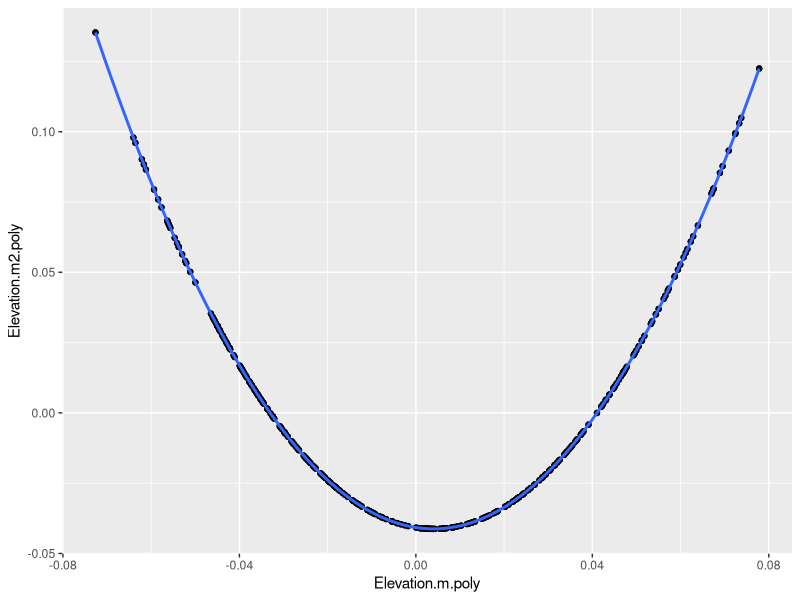
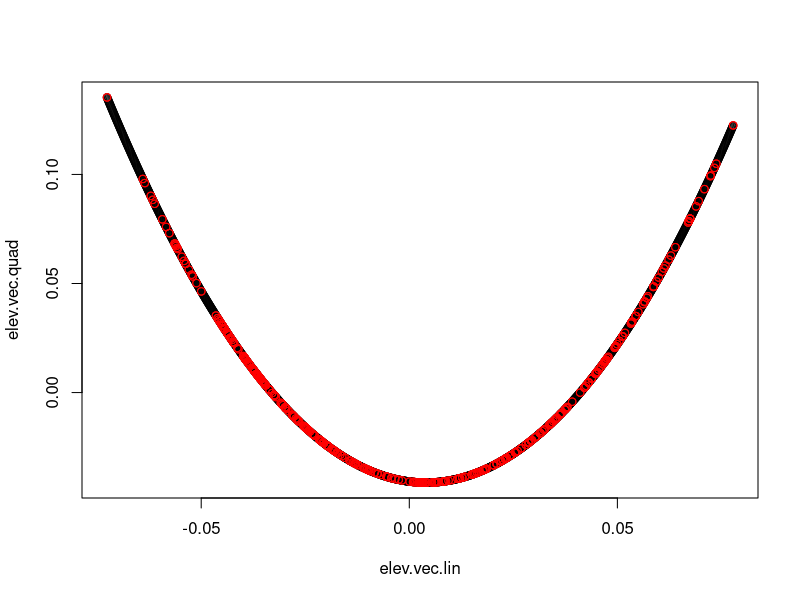

The R source for these figures, in order: (Note: this script raises an error after producing the figures.)
# Created: Feb. 16, 2021
# Mofigirf: Apr. 23, 2021
# This script is Amy's first attempt at visualizing model outputs

library(tidyverse)

#### read in and prepare tables of coefficients

# coefficients from all top models for each rarefied dataset that ran without warnings
coeff.ALLDAT <- read.csv("data/3b_new_coefficients.csv", header = TRUE)

# filter to just model average for each rarefied dataset
coeff.avgs <- coeff.ALLDAT %>% filter(Type=="Avg") # now we have 100 model averages per species (but shouldn't this be <100 for the species for which some rarefied datasets threw warnings?)

# split into species modeled with fire vs without
coeffs.fire <- coeff.avgs %>% filter(Fire.Included=="Yes")
coeffs.nofire <- coeff.avgs %>% filter(Fire.Included=="No")

#### species lists

## good spp - fire (n=7)
#"ACMI", "CEVE", "EPAN", "PAMY"
#"ARUV" (but based on 98 datasets without warnings)
#"CARU" (but 21 datasets meet criterion for no fire)
#"VAME" (but cannot run most complex model)species.list.fire <- coeffs.fire %>% 

## good spp - no fire (n=29)
#"ACCI", "ACGL", "ATFI", "CHUM", "CLUN", "COCA", "GASH", "GOOB", "GYDR", "LIBO", "MANE", "MEFE", "OPHO", "POMU", "PTAQ", "RUPA", "RUPE", "RUSP", "SOSI", "TITR", "VASI"
#"AMAL" (but based on 98 datasets without warnings)
#"CAME" (but based on 74 datasets without warnings)
#"GAOV" (but based on 99 datasets without warnings)
#"HIAL" (but based on 99 datasets without warnings)
#"HODI" (but cannot run most complex model)
#"RULA" (but based on 99 datasets without warnings)
#"SPBE" (but 35 datasets meet criterion for fire)
#"TRBO" (but based on 70 datasets without warnings)

## bad spp (n=6)
#"COST", "LUPE", "PHEM", "RHAL", "VAAL", "VADE"

species.list.fire <- coeffs.fire %>% 
  group_by(Species) %>% 
  summarise(Species=first(Species))

species.list.nofire <- coeffs.nofire %>% 
  group_by(Species) %>% 
  summarise(Species=first(Species))


#### elevation vector for multiplying by coefficients
# needs to be in poly-transformed units

# exploring to determine what poly-tranformed values should be
dat <- read_csv("data/3c_transformed_polynomials.csv")

# relationship between quadratic and linear terms in poly-transformed units is a perfect quadratic
ggplot(data=dat, aes(x=Elevation.m.poly, y=Elevation.m2.poly)) +
  geom_point() +
  geom_smooth(method="lm", formula= y~poly(x,2))

# quadratic function is given by this model
poly.mod <- lm(Elevation.m2.poly ~ Elevation.m.poly + I(Elevation.m.poly^2), data=dat)

# linear vector
# range based on min/max values in dat$Elevation.m.poly
elev.vec.lin = as.numeric(seq(min(dat$Elevation.m.poly), max(dat$Elevation.m.poly), by=0.0001)) 

# quadratic vector
elev.vec.quad = poly.mod$coefficients[1] + 
  elev.vec.lin*poly.mod$coefficients[2] + 
  elev.vec.lin*elev.vec.lin*poly.mod$coefficients[3]
plot(elev.vec.quad ~ elev.vec.lin) + 
  points(dat$Elevation.m.poly, dat$Elevation.m2.poly, col="red") #ok! we have linear and quadratic elevation vectors that match what the models are using


#### other prep work
#empty matrices for writing best-fit lines into
pred.leg.reps = matrix(nrow=length(elev.vec.lin),ncol=100)
pred.res.unburn.reps = matrix(nrow=length(elev.vec.lin),ncol=100)
pred.res.burn.reps = matrix(nrow=length(elev.vec.lin),ncol=100)

# color palette for graphs
col.pal <- c("turquoise4", "red3", "goldenrod1")

# function for converting predictions to 0-1 response scale
response = function(y) {
  exp(as.numeric(y))/(1+exp(as.numeric(y)))
  }
  
#### big loop to calculate predicted values across each rarefaction for each species
for (i in 1:dim(species.fire)[1]) {
  sp = as.list(species.list.fire[i,1])
  mods <- coeffs.fire %>% 
    filter(Species==sp) %>% 
    select(Int=Intercept, 
           Elev=Elevation.m, 
           Elev2=Elevation.m2, 
           ResurvBurn = Resurvey.Burned.fi,
           ResurvUnburn = Resurvey.Unburned.fi,
           ResurvBurnxElev = Elevation.m.Res.Burn.fi,
           ResurvBurnxElev2 = Elevation.m2.Res.Burn.fi,
           ResurvUnburnxElev = Elevation.m2.Res.Unburn.fi,
           ResurvUnburnXElev2 = Elevation.m2.Res.Unburn.fi) %>% 
    mutate_if(is.numeric, ~replace(., is.na(.), 0))
  
  for (j in 1:dim(mods)[1]) {
    pred.leg.reps[,j] = mods$Int[j] 
    + mods$Elev[j]*elev.vec.lin 
    + mods$Elev2[j]*elev.vec.quad
    
    pred.res.unburn.reps[,j] = mods$Int[j]  
    + mods$Elev[j]*elev.vec.lin 
    + mods$Elev2[j]*elev.vec.quad 
    + mods$ResurvUnburn[j] 
    + mods$ResurvUnburnxElev[j]*elev.vec.lin 
    + mods$ResurvUnburnXElev2[j]*elev.vec.quad
    
    pred.res.burn.reps[,j] = mods$Int[j] 
    + mods$Elev[j]*elev.vec.lin 
    + mods$Elev2[j]*elev.vec.quad 
    + mods$ResurvBurn[j] 
    + mods$ResurvBurnxElev[j]*elev.vec.lin 
    + mods$ResurvBurnxElev2[j]*elev.vec.quad
    }
  
  t1.unburn.reps <- as.data.frame(cbind(elev.vec.lin, 'legacy', pred.leg.reps)) %>% 
    mutate(across(c(3:102), response))
  t1.unburn.reps.tall <- gather(t1.unburn.reps, "rep", "preds", 3:102)
  t1.unburn.summary <- t1.unburn.reps.tall %>% 
    mutate(resp = response(preds)) %>% 
    group_by(V2, elev.vec.lin) %>% 
    summarise(mean.resp = mean(resp),
              lower.resp = unname(quantile(resp, c(0.05))),
              upper.resp = unname(quantile(resp, c(0.95))))
  t1.unburn.all <-left_join(t1.unburn.summary, t1.unburn.reps) 
  
  t2.unburn.reps <- as.data.frame(cbind(elev.vec.lin, 'res.unburn', pred.res.unburn.reps)) %>% 
    mutate(across(c(3:102), response))
  t2.unburn.reps.tall <- gather(t2.unburn.reps, "rep", "preds", 3:102)
  t2.unburn.summary <- t2.unburn.reps.tall %>% 
    mutate(resp = response(preds)) %>% 
    group_by(V2, elev.vec.lin) %>% 
    summarise(mean.resp = mean(resp),
              lower.resp = unname(quantile(resp, c(0.05))),
              upper.resp = unname(quantile(resp, c(0.95))))
  t2.unburn.all <-left_join(t2.unburn.summary, t2.unburn.reps) 
  
  t2.burn.reps <- as.data.frame(cbind(elev.vec.lin, 'res.burn', pred.res.burn.reps)) %>% 
    mutate(across(c(3:102), response))
  t2.burn.reps.tall <- gather(t2.burn.reps, "rep", "preds", 3:102)
  t2.burn.summary <- t2.burn.reps.tall %>% 
    mutate(resp = response(preds)) %>% 
    group_by(V2, elev.vec.lin) %>% 
    summarise(mean.resp = mean(resp),
              lower.resp = unname(quantile(resp, c(0.05))),
              upper.resp = unname(quantile(resp, c(0.95))))
  t2.burn.all <-left_join(t2.burn.summary, t2.burn.reps) 
  
  graph.dat <- bind_rows(t1.unburn.all, t2.unburn.all, t2.burn.all)
  graph.dat$elev.vec.lin <- as.numeric(graph.dat$elev.vec.lin)
  
 gg <- ggplot(graph.dat, aes(x=elev.vec.lin, y=mean.resp, color=V2)) +
    theme_classic() +
    xlab("Elevation (m)") +
    ylab("Probability of presence") +
    geom_errorbar(aes(ymin=lower.resp, ymax=upper.resp), alpha=0.05) +
    geom_line() +
    scale_color_manual(values=col.pal)
  
 ggsave(paste("figures/model.preds_ortho_",sp,".pdf",sep=""), gg, width=5, height=5)

} 
  
# now the species without fire
species.nofire <- semi_join(species.short, coeffs.nofire, by=c("species.list"="Species")) %>% 
  droplevels()
species.nofire <- species.nofire %>% 
  filter(species.list!="CARU") %>% 
  filter(species.list!="ARUV") %>% 
  filter(species.list!="VAME") %>% 
  droplevels()


elev.vec = seq(0, 2200, by=1)
pred.leg.reps = matrix(nrow=length(elev.vec),ncol=100)
pred.res.reps = matrix(nrow=length(elev.vec),ncol=100)

col.pal <- c("turquoise4", "goldenrod1")

for (i in 1:dim(species.nofire)[1]) {
  sp = species.nofire[i,]
  mods <- coeffs %>% 
    filter(Species==sp) %>% 
    select(Int=Intercept, 
           Elev=Elevation.m, 
           Elev2=Elevation.m2, 
           Year = Data.Type.nofi,
           YearxElev = Data.Type.Elevation.m.nofi,
           YearxElev2 = Data.Type.Elevation.m2.nofi,
    )
  for (j in 1:dim(mods)[1]) {
    pred.leg.reps[,j] = mods$Int[j] + mods$Elev[j]*elev.vec + mods$Elev2[j]*elev.vec*elev.vec
    pred.res.reps[,j] = mods$Int[j]  + mods$Elev[j]*elev.vec + mods$Elev2[j]*elev.vec*elev.vec +
      mods$Year[j] + mods$YearxElev[j]*elev.vec + mods$YearxElev2[j]*elev.vec^2
  }
  t1.reps <- as.data.frame(cbind(elev.vec, 'legacy', pred.leg.reps))
  t1.reps.tall <- gather(t1.reps, "rep", "preds", 3:102)
  t1.summary <- t1.reps.tall %>% 
    mutate(resp = exp(as.numeric(preds))/(1+exp(as.numeric(preds)))) %>% 
    group_by(V2, elev.vec) %>% 
    summarise(mean.resp = mean(resp),
              lower.resp = unname(quantile(resp, c(0.05))),
              upper.resp = unname(quantile(resp, c(0.95))))
  t2.reps <- as.data.frame(cbind(elev.vec, 'resurvey', pred.res.reps))
  t2.reps.tall <- gather(t2.reps, "rep", "preds", 3:102)
  t2.summary <- t2.reps.tall %>% 
    mutate(resp = exp(as.numeric(preds))/(1+exp(as.numeric(preds)))) %>% 
    group_by(V2, elev.vec) %>% 
    summarise(mean.resp = mean(resp),
              lower.resp = unname(quantile(resp, c(0.05))),
              upper.resp = unname(quantile(resp, c(0.95))))
  graph.dat <- bind_rows(t1.summary, t2.summary)
  graph.dat$elev.vec <- as.numeric(graph.dat$elev.vec)
  
  gg <- ggplot(graph.dat, aes(x=elev.vec, y=mean.resp, color=V2)) +
    theme_classic() +
    xlab("Elevation (m)") +
    ylab("Probability of presence") +
    geom_errorbar(aes(ymin=lower.resp, ymax=upper.resp), alpha=0.05) +
    geom_line() +
    scale_color_manual(values=col.pal)
  
  ggsave(paste("figures/model.preds_",sp,".pdf",sep=""), gg, width=5, height=5)
  
}
